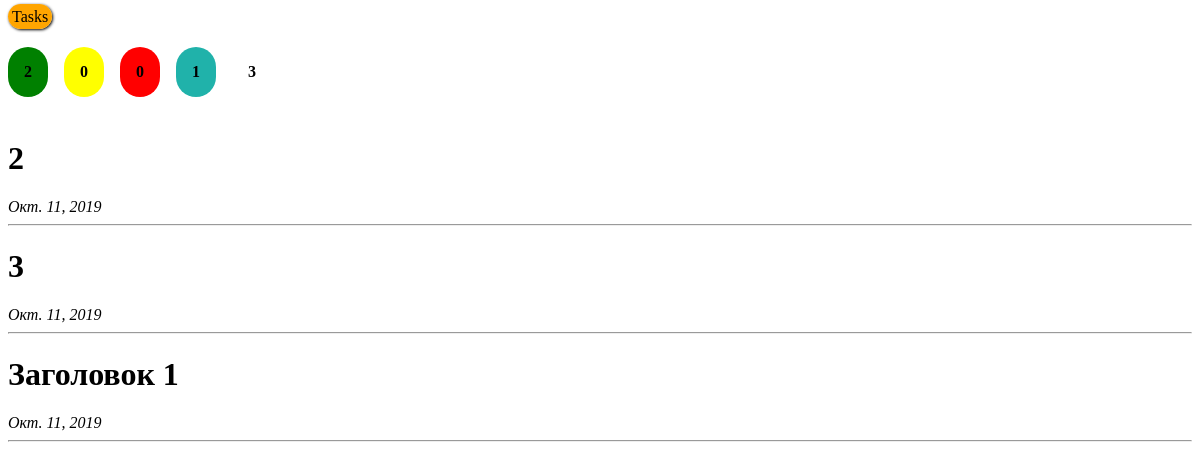
The app's page /, older data.
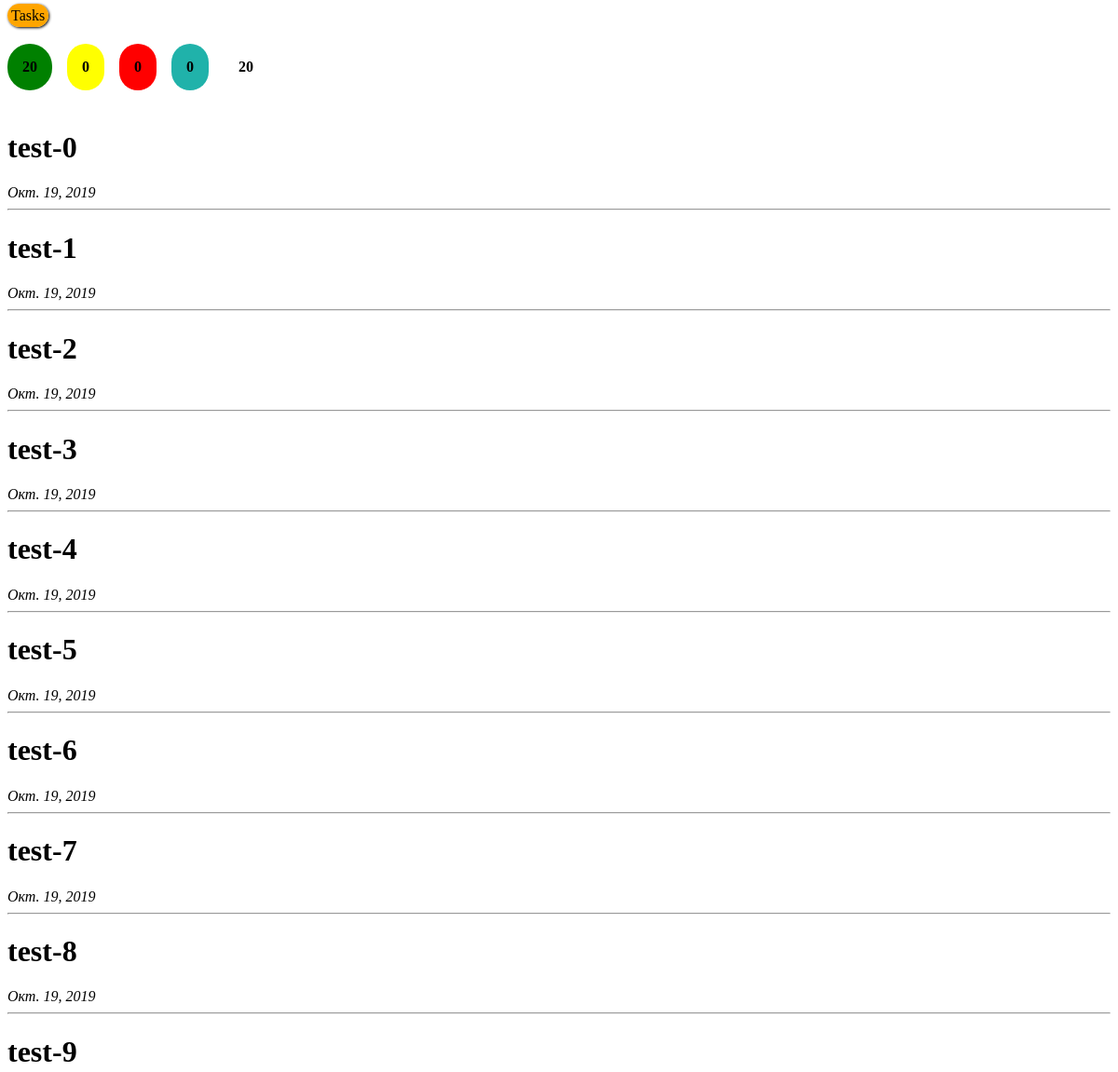
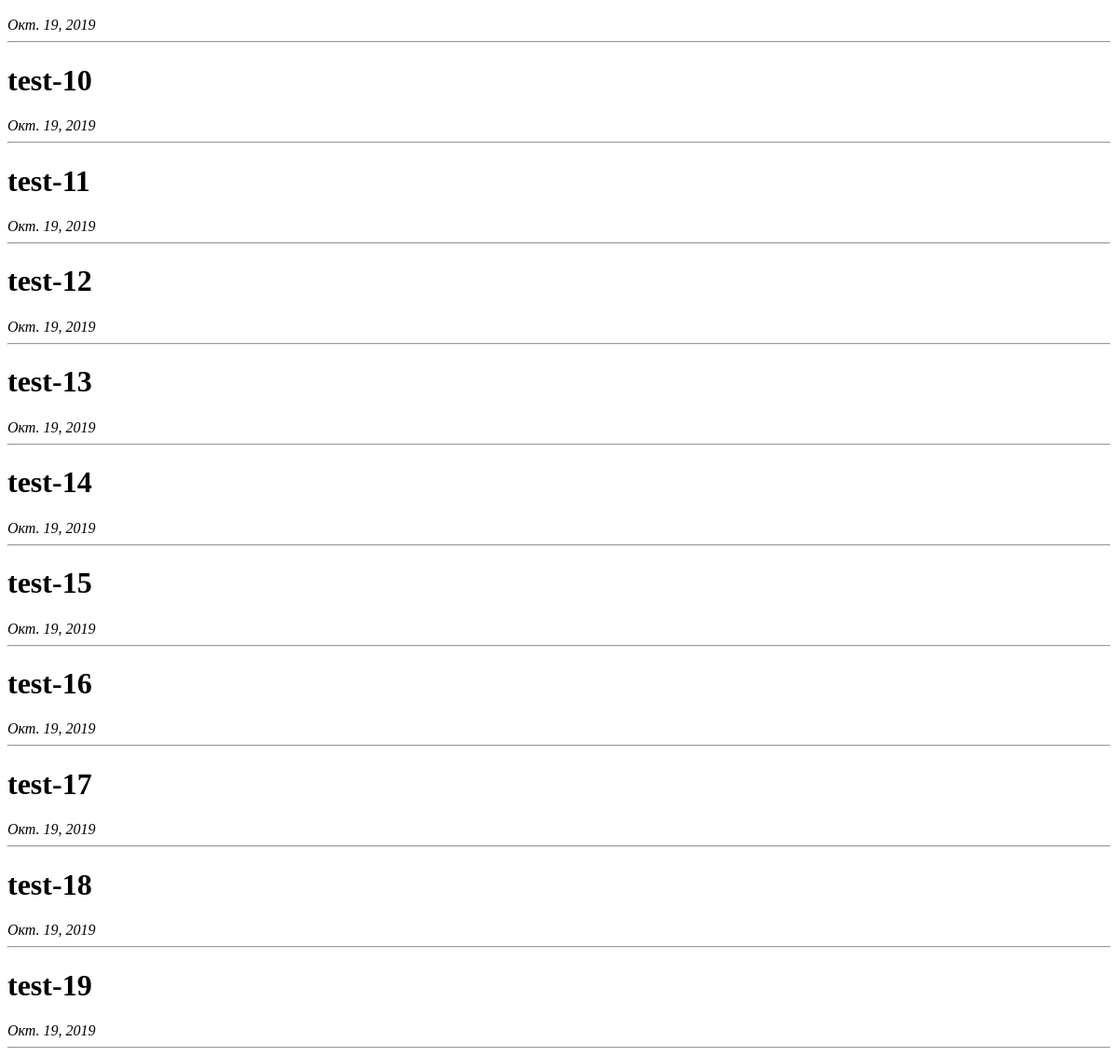
The same page, newer data (2 pictures, top to bottom).
### objects/models.py (models this page shows, shortened)
class Object(models.Model):
    title = models.CharField(max_length=200)
    date = models.DateField(auto_now=True)
    def __str__(self):
        return self.title

### objects/views.py (the view)
# urls.py: path('', views.view, name='view'),
def view(request):
    objects = Object.objects.all()
    tws_all = Tw.objects.all().count()
    tws_status_recd = Tw.objects.filter(Q(status=1) | Q(status=4) | Q(status=7) | Q(status=10)).count()
    tws_status_in_work = Tw.objects.filter(Q(status=2) | Q(status=5) | Q(status=8) | Q(status=11)).count()
    tws_status_expired = Tw.objects.filter(Q(status=111) | Q(status=222) | Q(status=333) | Q(status=444)).count()
    tws_status_done = Tw.objects.filter(Q(status=3) | Q(status=6) | Q(status=9) | Q(status=12)).count()
    context = {
        'objects': objects,
        'tws_all': tws_all,
        'tws_status_recd': tws_status_recd,
        'tws_status_in_work': tws_status_in_work,
        'tws_status_expired': tws_status_expired,
        'tws_status_done': tws_status_done,
    }
    return render(request, 'index.html', context)

### objects/templates/index.html (shortened to what this page needs)
<!DOCTYPE html>
<html lang="en">
<head>
</head>
<body>
<a href="{% url 'tw:all' %}">Tasks</a>
<div class="flex">
    <h4 class="tws_status_recd">{{ tws_status_recd }}</h4>
    <h4 class="tws_status_in_work">{{ tws_status_in_work }}</h4>
    <h4 class="tws_status_expired">{{ tws_status_expired }}</h4>
    <h4 class="tws_status_done">{{ tws_status_done }}</h4>
    <h4 class="tws_all">{{ tws_all }}</h4>
</div>
{% for object in objects %}
    <h1>{{ object }}</h1>
    <em>{{ object.date }}</em>
    <hr>
{% endfor %}
</body>
</html>

### objects/templates/index.html (style rules this page uses)
a { background-color: orange; text-decoration: none; color: black; padding: 4px; border-radius: 30px; box-shadow: 1px 1px 3px black; transition: 0.5s; }
h4 { margin-right: 1em; padding: 1em; border-radius: 60px; }
.flex { display: flex; }
.tws_status_recd { background-color: green; }
.tws_status_in_work { background-color: yellow; }
.tws_status_expired { background-color: red; }
.tws_status_done { background-color: lightseagreen; }
.tws_all { background-color: white; }

Row changes from the older to the newer data that the page shows:
removed Object: title "2", date "Окт. 11, 2019"
removed Object: title "3", date "Окт. 11, 2019"
removed Object: title "Заголовок 1", date "Окт. 11, 2019"
added Object: title "test-0", date "Окт. 19, 2019"
added Object: title "test-1", date "Окт. 19, 2019"
added Object: title "test-2", date "Окт. 19, 2019"
added Object: title "test-3", date "Окт. 19, 2019"
added Object: title "test-4", date "Окт. 19, 2019"
added Object: title "test-5", date "Окт. 19, 2019"
added Object: title "test-6", date "Окт. 19, 2019"
added Object: title "test-7", date "Окт. 19, 2019"
added Object: title "test-8", date "Окт. 19, 2019"
added Object: title "test-9", date "Окт. 19, 2019"
added Object: title "test-10", date "Окт. 19, 2019"
added Object: title "test-11", date "Окт. 19, 2019"
added Object: title "test-12", date "Окт. 19, 2019"
added Object: title "test-13", date "Окт. 19, 2019"
added Object: title "test-14", date "Окт. 19, 2019"
added Object: title "test-15", date "Окт. 19, 2019"
added Object: title "test-16", date "Окт. 19, 2019"
added Object: title "test-17", date "Окт. 19, 2019"
added Object: title "test-18", date "Окт. 19, 2019"
added Object: title "test-19", date "Окт. 19, 2019"
Text that changed along with them:
{{ tws_status_recd }}: "2" → "20"
{{ tws_status_done }}: "1" → "0"
{{ tws_all }}: "3" → "20"
